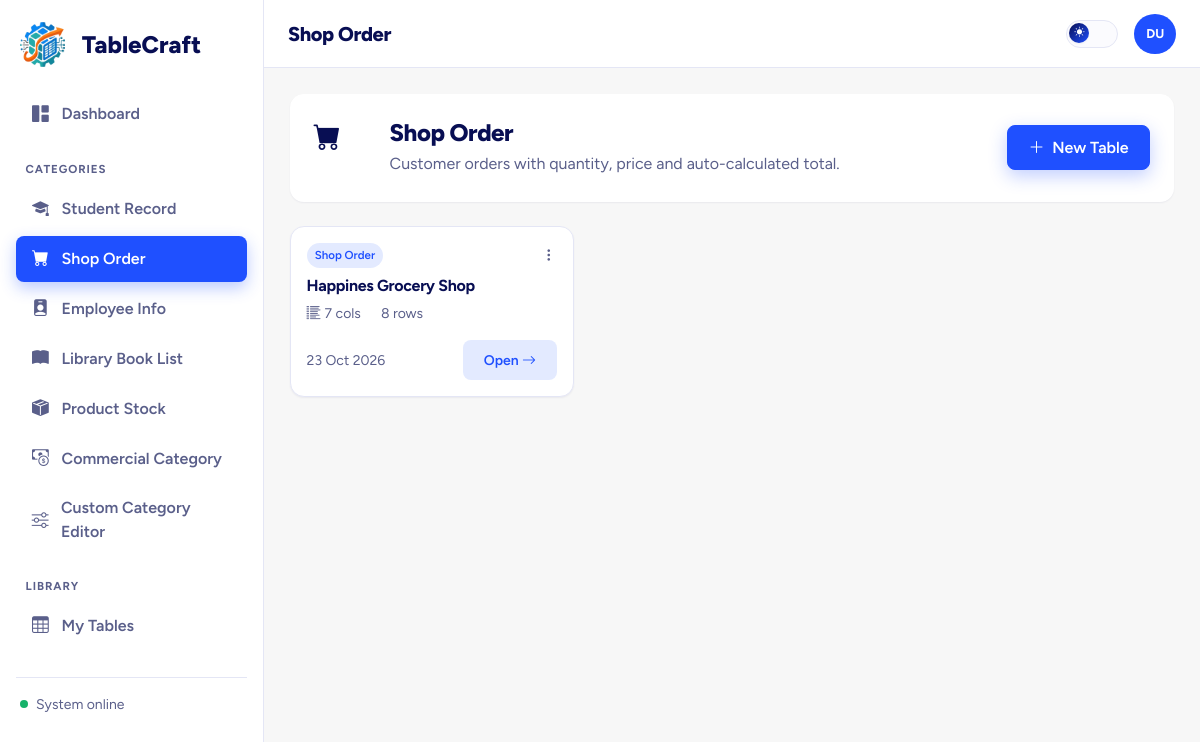
The page /categories/shop_order.php (signed in) on the database its author committed.
### tables this page shows
CREATE TABLE IF NOT EXISTS `data_tables` (
  `id` int NOT NULL AUTO_INCREMENT,
  `user_id` int NOT NULL,
  `category` varchar(50) NOT NULL,
  `title` varchar(150) NOT NULL,
  `theme_mode` enum('bright','dark') DEFAULT 'bright',
  `accent_color` varchar(7) DEFAULT '#080E53',
  `font_family` varchar(50) DEFAULT 'Figtree',
  `is_commercial` tinyint(1) DEFAULT '0',
  `created_at` datetime DEFAULT CURRENT_TIMESTAMP,
  `updated_at` datetime DEFAULT CURRENT_TIMESTAMP ON UPDATE CURRENT_TIMESTAMP,
  PRIMARY KEY (`id`),
  KEY `user_id` (`user_id`)
);

### categories/shop_order.php (called while the page is built, shortened)
<?php
require_once __DIR__ . '/../config/db.php';
require __DIR__ . '/../includes/header.php';
$categoryKey = 'shop_order';
require __DIR__ . '/../includes/category_page_body.php';
require __DIR__ . '/../includes/footer.php';

### includes/category_page_body.php (the view, shortened to what this page needs)
<?php
$map = tc_category_map();
$cat = $map[$categoryKey];
$userId = $_SESSION['user_id'];
$stmt = mysqli_prepare($conn, 'SELECT id, title, theme_mode, accent_color, updated_at,
    (SELECT COUNT(*) FROM table_rows WHERE table_id = data_tables.id) AS row_count,
    (SELECT COUNT(*) FROM table_columns WHERE table_id = data_tables.id) AS col_count
    FROM data_tables WHERE user_id = ? AND category = ? ORDER BY updated_at DESC');
mysqli_stmt_bind_param($stmt, 'is', $userId, $categoryKey);
mysqli_stmt_execute($stmt);
$tables = mysqli_fetch_all(mysqli_stmt_get_result($stmt), MYSQLI_ASSOC);
?>
<div class="tc-card stagger-item p-4 mb-4" style="border:none; background:var(--surface);">
  <div class="d-flex flex-wrap align-items-center gap-3">
    <div class="icon-badge" style="width:60px;height:60px;font-size:1.7rem;margin-bottom:0;"><i class="bi <?= $cat['icon'] ?>"></i></div>
    <div class="flex-grow-1">
      <h4 class="fw-800 mb-1"><?= htmlspecialchars($cat['label']) ?></h4>
      <p class="text-soft mb-0"><?= htmlspecialchars($cat['desc']) ?></p>
    </div>
    <button class="btn btn-primary" data-bs-toggle="modal" data-bs-target="#newTableModal"><i class="bi bi-plus-lg me-1"></i> New Table</button>
  </div>
</div>
<?php if (empty($tables)): ?>
  <div class="tc-table-wrap">
    <div class="empty-state">
      <i class="bi <?= $cat['icon'] ?>"></i>
      <p class="fw-600 mb-1" style="color:var(--text)">No <?= htmlspecialchars(strtolower($cat['label'])) ?> tables yet</p>
      <p class="small mb-3">Default columns: <?= htmlspecialchars(implode(', ', array_map(function($c){ return $c['name']; }, $cat['columns']))) ?></p>
      <button class="btn btn-primary" data-bs-toggle="modal" data-bs-target="#newTableModal"><i class="bi bi-plus-lg me-1"></i> Create your first table</button>
    </div>
  </div>
<?php else: ?>
  <div class="row g-3">
    <?php $i = 0; foreach ($tables as $t): $i++; ?>
      <div class="col-md-6 col-xl-4">
        <div class="tc-card tc-elevate stagger-item p-3" style="animation-delay:<?= $i * 50 ?>ms">
          <div class="d-flex justify-content-between align-items-start mb-2">
            <span class="badge-category"><?= htmlspecialchars($cat['label']) ?></span>
            <div class="dropdown">
              <button class="btn btn-sm btn-link text-soft p-0" data-bs-toggle="dropdown"><i class="bi bi-three-dots-vertical"></i></button>
            </div>
          </div>
          <h6 class="fw-700 mb-2"><?= htmlspecialchars($t['title']) ?></h6>
          <div class="d-flex gap-3 text-soft small mb-3">
            <span><i class="bi bi-list-columns-reverse me-1"></i><?= (int)$t['col_count'] ?> cols</span>
            <span><i class="bi bi-rows me-1"></i><?= (int)$t['row_count'] ?> rows</span>
          </div>
          <div class="d-flex justify-content-between align-items-center">
            <span class="text-soft small"><?= date('d M Y', strtotime($t['updated_at'])) ?></span>
            <a href="../table_view.php?id=<?= $t['id'] ?>" class="btn btn-sm btn-soft">Open <i class="bi bi-arrow-right"></i></a>
          </div>
        </div>
      </div>
    <?php endforeach; ?>
  </div>
<?php endif; ?>

### assets/css/style.css (style rules this page uses)
:root { --navy: #080E53; --blue: #1F50FF; --blue-soft: rgba(31,80,255,.12); --mist: #F7F7F7; --white: #FFFFFF; --bg: var(--mist); --surface: var(--white); --surface-2: #FBFBFE; --text: var(--navy); --text-soft: #5A5F8A; --border: #E4E6F5; --accent: var(--blue); --accent-2: #4B74FF; --success: #17B26A; --danger: #E5484D; --warning: #F5A524; --shadow-sm: 0 1px 2px rgba(8,14,83,.06); --shadow-md: 0 8px 24px rgba(8,14,83,.08); --shadow-lg: 0 20px 48px rgba(8,14,83,.14); --radius-sm: 8px; --radius-md: 14px; --radius-lg: 22px; --font: 'Figtree', -apple-system, BlinkMacSystemFont, 'Segoe UI', sans-serif; }
* { box-sizing: border-box; }
html { scroll-behavior: smooth; }
body { font-family: var(--font); background: var(--bg); color: var(--text); transition: background .35s ease, color .35s ease; -webkit-font-smoothing: antialiased; }
a { color: var(--accent); text-decoration: none; }
h1,h2,h3,h4,h5,h6 { font-weight: 700; color: var(--text); letter-spacing: -.02em; }
.text-soft { color: var(--text-soft) !important; }
.fw-800 { font-weight: 800; }
.btn { font-family: var(--font); font-weight: 600; border-radius: var(--radius-sm); padding: .6rem 1.3rem; transition: transform .15s ease, box-shadow .15s ease, background .2s ease; }
.btn-primary { background: var(--accent); border-color: var(--accent); box-shadow: 0 6px 18px rgba(31,80,255,.28); }
.btn-soft { background: var(--blue-soft); color: var(--accent); border:none; font-weight:600; }
.tc-card { background: var(--surface); border:1px solid var(--border); border-radius: var(--radius-md); box-shadow: var(--shadow-sm); transition: transform .25s ease, box-shadow .25s ease, border-color .25s ease; }
.stagger-item { opacity:0; animation: fadeSlideUp .55s cubic-bezier(.2,.8,.2,1) forwards; }
.badge-category { font-weight:600; padding:.35em .7em; border-radius:20px; font-size:.72rem; background: var(--blue-soft); color: var(--accent); }

### rows shown on the page
data_tables: title "Happines Grocery Shop", col_count "7", row_count "8", updated_at "23 Oct 2026"

### other values the page prints
$item['label'] "Dashboard"
$item['label'] "Student Record"
$item['label'] "Shop Order"
$item['label'] "Employee Info"
$item['label'] "Library Book List"
$item['label'] "Product Stock"
$item['label'] "Commercial Category"
$item['label'] "Custom Category Editor"
$pageTitle "Shop Order"
$initials "DU"
$cat['label'] "Shop Order"
$cat['desc'] "Customer orders with quantity, price and auto-calculated total."
